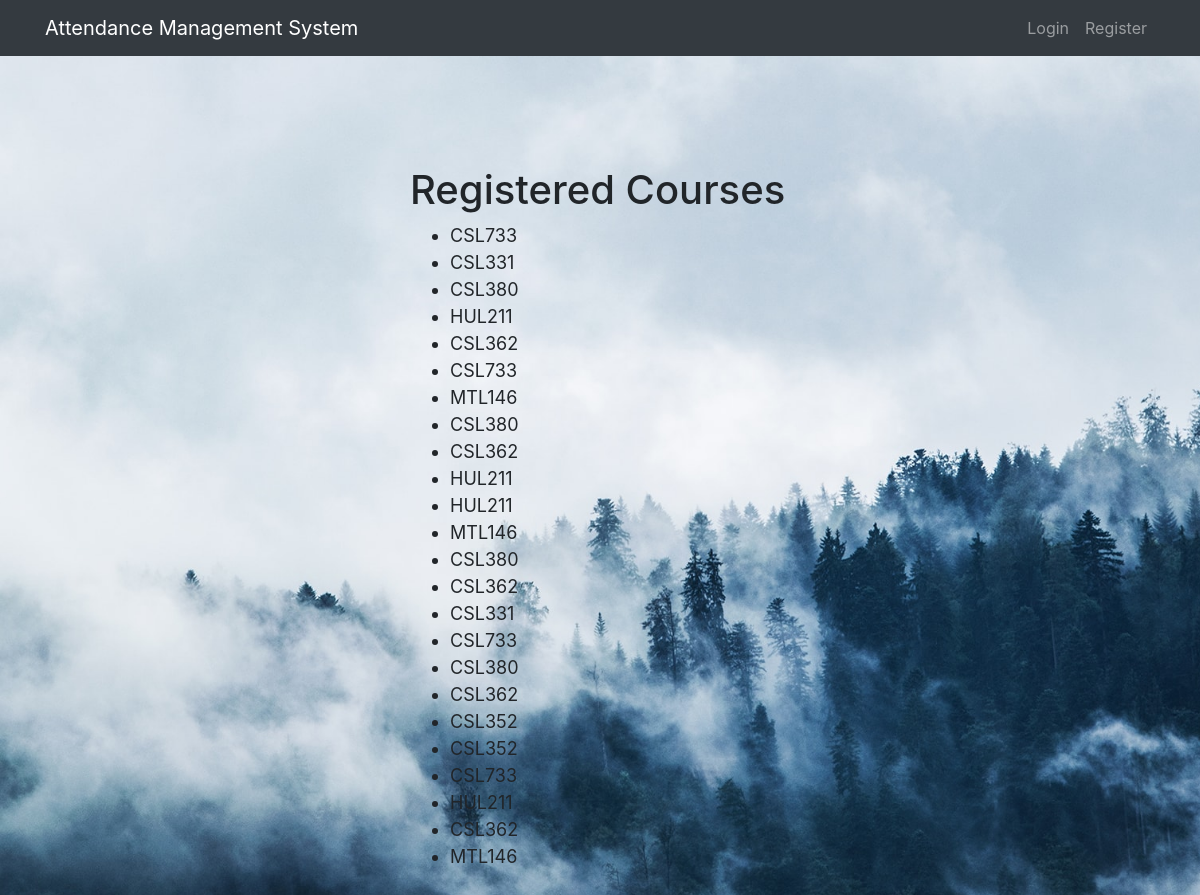
/getcourses, run on the app's committed database.
### attendance/models.py (models this page shows)
class takes(db.Model):
	id = db.Column(db.Integer, primary_key=True) #primary key
	Course_ID = db.Column(db.String(10),nullable=False)
	User_ID = db.Column(db.String(20),nullable=False)

### attendance/routes.py (the view)
@app.route('/getcourses')
def getcourses():
	user_id = request.args.get('user_id')
	course_list = takes.query.all()
	course_list = [x.Course_ID for x in course_list]
	return render_template('getcourses.html',course_list = course_list)

### attendance/__init__.py (called while the page is built)
@app.after_request
def add_header(response):
    response.headers['Cache-Control']='no-store, no-cache, must-revalidate, post-check=0,max-age=0'
    response.headers['Pragma']= 'no-cache'
    response.headers['Expires']='-1'
    return response

### attendance/templates/getcourses.html
{% extends "layout.html" %}
{% block content %}
<div class="content-section">
    <h1>Registered Courses</h1>
</div>
<div class="content-section">
  <ul>
      {% for i in course_list %}
      <li style="font-size: 18px;">{{i}}</li>
      {% endfor %}
  </ul>
</div>
{% endblock content %}

### attendance/templates/layout.html (shortened to what this page needs)
<!DOCTYPE html>
<html lang="en" dir="ltr">
  <head>
    <link rel="stylesheet" href="https://stackpath.bootstrapcdn.com/bootstrap/4.2.1/css/bootstrap.min.css">
  </head>
  <body style="background-image: url('static/img/bg1.jpg');background-size: cover">
    <div class="navbar navbar-expand-sm bg-dark navbar-dark">
      <div class="container">
        <a class="navbar-brand" href="/">Attendance Management System</a>
        <ul class="navbar-nav">
          {% if current_user.username == "admin" and current_user.is_authenticated %}
              <li class="nav-item"><a class=" active nav-link" href="{{ url_for('account') }}">Account</a></li>
              <li class="nav-item"><a class="nav-link" href="{{ url_for('logout') }}">Logout</a></li>
          {% elif current_user.is_authenticated %}
            <li class="nav-item"><a class=" active nav-link" href="{{ url_for('account') }}">Account</a></li>
            <li class="nav-item"><a class="nav-link" href="{{ url_for('logout') }}">Logout</a></li>
          {% else %}
            <a class="nav-item nav-link" href="{{ url_for('login') }}">Login</a>
            <a class="nav-item nav-link" href="{{ url_for('register') }}">Register</a>
          {% endif %}
        </ul>
      </div>
    </div>
    <div style="width:40%;
    /* border: 2px solid black;
    box-shadow: 10px 10px 5px black; */
    padding: 50px;
    margin: 20px;margin-left:30%;margin-top:5%;
       /* background-image: url('static/img/formbg.png'); */
       ">
      {% block content %} {% endblock  %}
    </div>
  </body>
</html>

### data on the page
takes: Course_ID "CSL733"
takes: Course_ID "CSL331"
takes: Course_ID "CSL380"
takes: Course_ID "HUL211"
takes: Course_ID "CSL362"
takes: Course_ID "CSL733"
takes: Course_ID "MTL146"
takes: Course_ID "CSL380"
takes: Course_ID "CSL362"
takes: Course_ID "HUL211"
takes: Course_ID "HUL211"
takes: Course_ID "MTL146"
takes: Course_ID "CSL380"
takes: Course_ID "CSL362"
takes: Course_ID "CSL331"
takes: Course_ID "CSL733"
takes: Course_ID "CSL380"
takes: Course_ID "CSL362"
takes: Course_ID "CSL352"
takes: Course_ID "CSL352"
takes: Course_ID "CSL733"
takes: Course_ID "HUL211"
takes: Course_ID "CSL362"
takes: Course_ID "MTL146"
